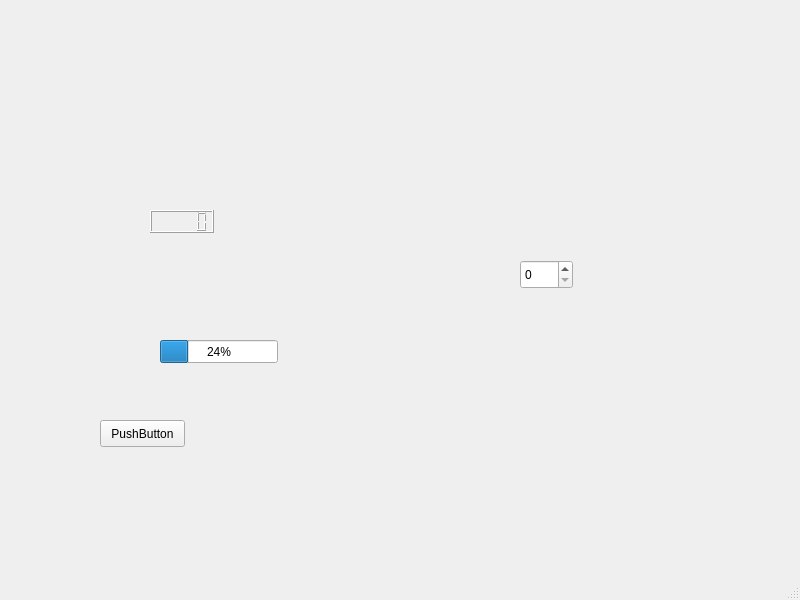
<?xml version="1.0" encoding="UTF-8"?>
<ui version="4.0">
 <class>MainWindow</class>
 <widget class="QMainWindow" name="MainWindow">
  <property name="geometry">
   <rect>
    <x>0</x>
    <y>0</y>
    <width>800</width>
    <height>600</height>
   </rect>
  </property>
  <property name="windowTitle">
   <string>MainWindow</string>
  </property>
  <widget class="QWidget" name="centralwidget">
   <widget class="QPushButton" name="pushButton">
    <property name="geometry">
     <rect>
      <x>100</x>
      <y>420</y>
      <width>85</width>
      <height>27</height>
     </rect>
    </property>
    <property name="text">
     <string>PushButton</string>
    </property>
   </widget>
   <widget class="QLCDNumber" name="lcdNumber">
    <property name="geometry">
     <rect>
      <x>150</x>
      <y>210</y>
      <width>64</width>
      <height>23</height>
     </rect>
    </property>
   </widget>
   <widget class="QProgressBar" name="progressBar">
    <property name="geometry">
     <rect>
      <x>160</x>
      <y>340</y>
      <width>118</width>
      <height>23</height>
     </rect>
    </property>
    <property name="value">
     <number>24</number>
    </property>
   </widget>
   <widget class="QSpinBox" name="spinBox">
    <property name="geometry">
     <rect>
      <x>520</x>
      <y>260</y>
      <width>53</width>
      <height>29</height>
     </rect>
    </property>
   </widget>
  </widget>
  <widget class="QMenuBar" name="menubar">
   <property name="geometry">
    <rect>
     <x>0</x>
     <y>0</y>
     <width>800</width>
     <height>25</height>
    </rect>
   </property>
  </widget>
  <widget class="QStatusBar" name="statusbar"/>
 </widget>
 <tabstops>
  <tabstop>spinBox</tabstop>
  <tabstop>pushButton</tabstop>
 </tabstops>
 <resources/>
 <connections>
  <connection>
   <sender>pushButton</sender>
   <signal>clicked()</signal>
   <receiver>progressBar</receiver>
   <slot>raise()</slot>
   <hints>
    <hint type="sourcelabel">
     <x>154</x>
     <y>458</y>
    </hint>
    <hint type="destinationlabel">
     <x>232</x>
     <y>381</y>
    </hint>
   </hints>
  </connection>
  <connection>
   <sender>spinBox</sender>
   <signal>valueChanged(int)</signal>
   <receiver>MainWindow</receiver>
   <slot>slot1()</slot>
   <hints>
    <hint type="sourcelabel">
     <x>545</x>
     <y>312</y>
    </hint>
    <hint type="destinationlabel">
     <x>372</x>
     <y>158</y>
    </hint>
   </hints>
  </connection>
 </connections>
 <slots>
  <signal>signal1()</signal>
  <slot>slot1()</slot>
 </slots>
</ui>
